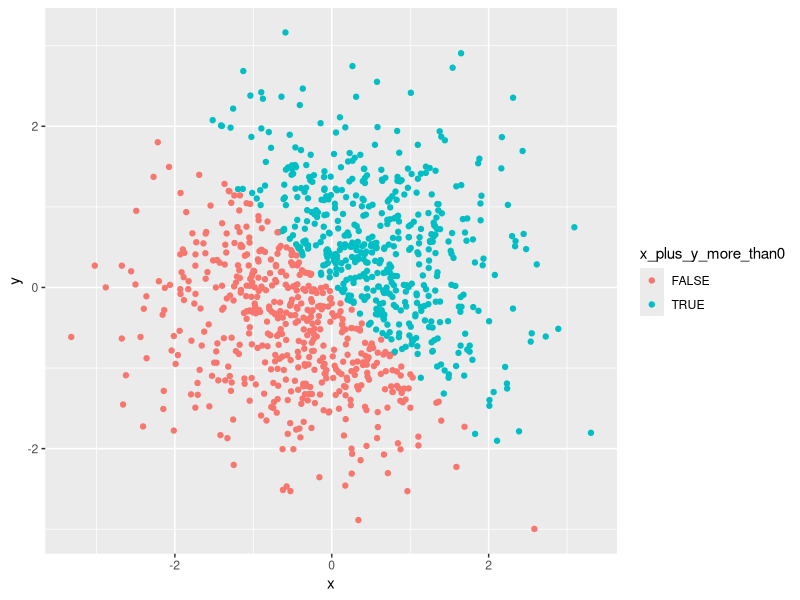
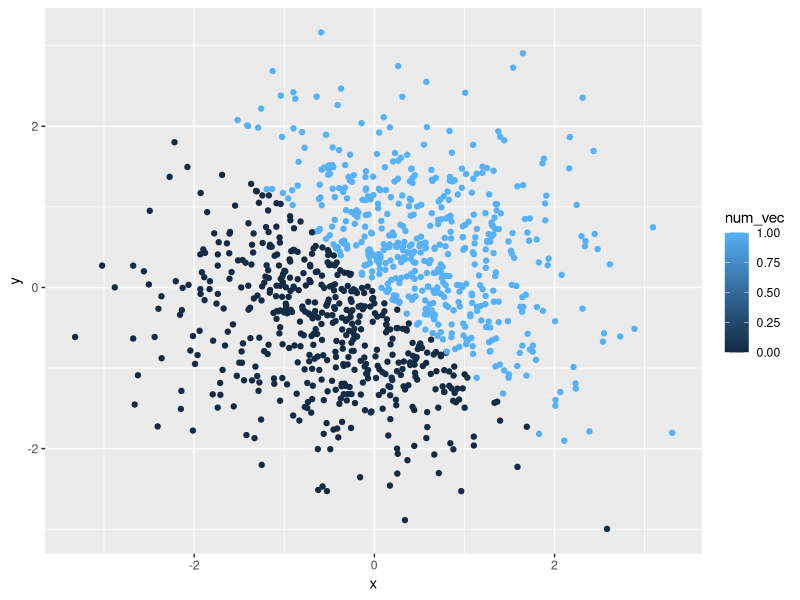
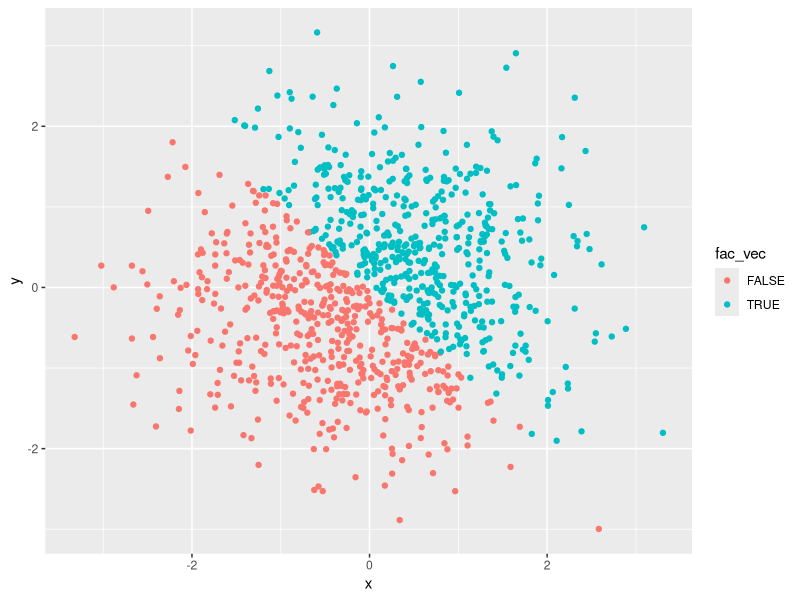
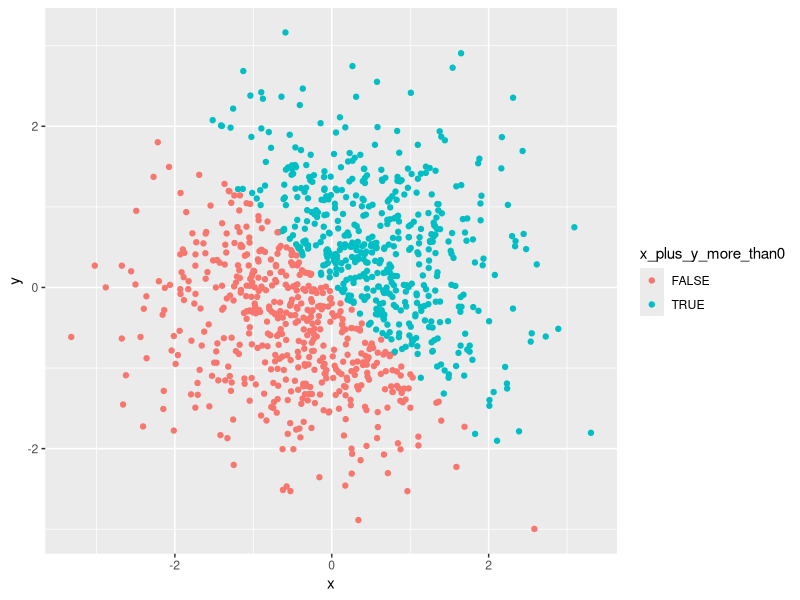

Source code (R) for these figures, in order:
## ---- chunk 1
library(tidyverse)
## ---- chunk 2
set.seed(100)
dataframe = tibble(
  sample = runif(10, min = 0, max = 5),
  morethan2 = c(sample[1:10] > 2),
  p1_cha = c('a','b','c','d','e','f','g','h','i','j'),
  p1_fac = factor(c(length = 10))
)

dataframe$p1_cha
dataframe$p1_fac
length(dataframe$p1_fac)
## ---- chunk 3
norm_distri = tibble(
  x = rnorm(1000),
  y = rnorm(1000),
  x_plus_y_more_than0 = c(x[1:1000] + y[1:1000] > 0 ),
  num_vec = as.numeric(x_plus_y_more_than0),
  fac_vec = as.factor(x_plus_y_more_than0)
)
## ---- chunk 4
ggplot(norm_distri, aes(x = x, y = y, color = x_plus_y_more_than0)) + geom_point()
ggsave("scatter_plot.pdf", height = 4, width = 6)
## ---- chunk 5
ggplot(norm_distri, aes(x = x, y = y, color = num_vec)) + geom_point()
## ---- chunk 6
ggplot(norm_distri, aes(x = x, y = y, color = fac_vec)) + geom_point()
